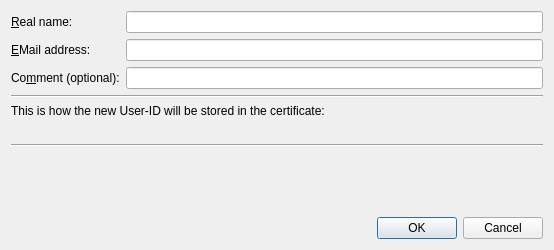
<ui version="4.0" >
 <class>AddUserIDDialog</class>
 <widget class="QDialog" name="AddUserIDDialog" >
  <property name="geometry" >
   <rect>
    <x>0</x>
    <y>0</y>
    <width>554</width>
    <height>250</height>
   </rect>
  </property>
  <property name="windowTitle" >
   <string>Add New User-ID</string>
  </property>
  <layout class="QGridLayout" >
   <item row="0" column="0" >
    <widget class="QLabel" name="label" >
     <property name="text" >
      <string>&amp;Real name:</string>
     </property>
     <property name="buddy" >
      <cstring>nameLE</cstring>
     </property>
    </widget>
   </item>
   <item row="0" column="1" >
    <widget class="QLineEdit" name="nameLE" />
   </item>
   <item row="1" column="0" >
    <widget class="QLabel" name="label_2" >
     <property name="text" >
      <string>&amp;EMail address:</string>
     </property>
     <property name="buddy" >
      <cstring>emailLE</cstring>
     </property>
    </widget>
   </item>
   <item row="1" column="1" >
    <widget class="QLineEdit" name="emailLE" />
   </item>
   <item row="2" column="0" >
    <widget class="QLabel" name="label_3" >
     <property name="text" >
      <string>Co&amp;mment (optional):</string>
     </property>
     <property name="buddy" >
      <cstring>commentLE</cstring>
     </property>
    </widget>
   </item>
   <item row="2" column="1" >
    <widget class="QLineEdit" name="commentLE" />
   </item>
   <item row="3" column="0" colspan="2" >
    <widget class="Line" name="line" >
     <property name="orientation" >
      <enum>Qt::Horizontal</enum>
     </property>
    </widget>
   </item>
   <item row="4" column="0" colspan="2" >
    <widget class="QLabel" name="label_4" >
     <property name="text" >
      <string>This is how the new User-ID will be stored in the certificate:</string>
     </property>
    </widget>
   </item>
   <item row="9" column="0" colspan="2" >
    <spacer>
     <property name="orientation" >
      <enum>Qt::Vertical</enum>
     </property>
     <property name="sizeHint" stdset="0" >
      <size>
       <width>20</width>
       <height>40</height>
      </size>
     </property>
    </spacer>
   </item>
   <item row="12" column="0" colspan="2" >
    <layout class="QHBoxLayout" name="horizontalLayout" >
     <item>
      <widget class="QLabel" name="errorLB" >
       <property name="sizePolicy" >
        <sizepolicy vsizetype="Preferred" hsizetype="MinimumExpanding" >
         <horstretch>0</horstretch>
         <verstretch>0</verstretch>
        </sizepolicy>
       </property>
       <property name="palette" >
        <palette>
         <active>
          <colorrole role="WindowText" >
           <brush brushstyle="SolidPattern" >
            <color alpha="255" >
             <red>255</red>
             <green>0</green>
             <blue>0</blue>
            </color>
           </brush>
          </colorrole>
         </active>
         <inactive>
          <colorrole role="WindowText" >
           <brush brushstyle="SolidPattern" >
            <color alpha="255" >
             <red>255</red>
             <green>0</green>
             <blue>0</blue>
            </color>
           </brush>
          </colorrole>
         </inactive>
         <disabled>
          <colorrole role="WindowText" >
           <brush brushstyle="SolidPattern" >
            <color alpha="255" >
             <red>114</red>
             <green>114</green>
             <blue>114</blue>
            </color>
           </brush>
          </colorrole>
         </disabled>
        </palette>
       </property>
      </widget>
     </item>
     <item>
      <widget class="QDialogButtonBox" name="buttonBox" >
       <property name="sizePolicy" >
        <sizepolicy vsizetype="Fixed" hsizetype="Fixed" >
         <horstretch>0</horstretch>
         <verstretch>0</verstretch>
        </sizepolicy>
       </property>
       <property name="orientation" >
        <enum>Qt::Horizontal</enum>
       </property>
       <property name="standardButtons" >
        <set>QDialogButtonBox::Cancel|QDialogButtonBox::Ok</set>
       </property>
      </widget>
     </item>
    </layout>
   </item>
   <item row="6" column="0" colspan="2" >
    <widget class="QLabel" name="resultLB" >
     <property name="minimumSize" >
      <size>
       <width>300</width>
       <height>0</height>
      </size>
     </property>
     <property name="font" >
      <font>
       <weight>75</weight>
       <bold>true</bold>
      </font>
     </property>
     <property name="textFormat" >
      <enum>Qt::PlainText</enum>
     </property>
     <property name="alignment" >
      <set>Qt::AlignCenter</set>
     </property>
    </widget>
   </item>
   <item row="7" column="0" colspan="2" >
    <widget class="Line" name="line_2" >
     <property name="orientation" >
      <enum>Qt::Horizontal</enum>
     </property>
    </widget>
   </item>
  </layout>
 </widget>
 <resources/>
 <connections>
  <connection>
   <sender>buttonBox</sender>
   <signal>accepted()</signal>
   <receiver>AddUserIDDialog</receiver>
   <slot>accept()</slot>
   <hints>
    <hint type="sourcelabel" >
     <x>236</x>
     <y>203</y>
    </hint>
    <hint type="destinationlabel" >
     <x>157</x>
     <y>212</y>
    </hint>
   </hints>
  </connection>
  <connection>
   <sender>buttonBox</sender>
   <signal>rejected()</signal>
   <receiver>AddUserIDDialog</receiver>
   <slot>reject()</slot>
   <hints>
    <hint type="sourcelabel" >
     <x>325</x>
     <y>203</y>
    </hint>
    <hint type="destinationlabel" >
     <x>286</x>
     <y>212</y>
    </hint>
   </hints>
  </connection>
  <connection>
   <sender>nameLE</sender>
   <signal>textChanged(QString)</signal>
   <receiver>AddUserIDDialog</receiver>
   <slot>slotUserIDChanged()</slot>
   <hints>
    <hint type="sourcelabel" >
     <x>414</x>
     <y>16</y>
    </hint>
    <hint type="destinationlabel" >
     <x>448</x>
     <y>18</y>
    </hint>
   </hints>
  </connection>
  <connection>
   <sender>emailLE</sender>
   <signal>textChanged(QString)</signal>
   <receiver>AddUserIDDialog</receiver>
   <slot>slotUserIDChanged()</slot>
   <hints>
    <hint type="sourcelabel" >
     <x>412</x>
     <y>54</y>
    </hint>
    <hint type="destinationlabel" >
     <x>450</x>
     <y>58</y>
    </hint>
   </hints>
  </connection>
  <connection>
   <sender>commentLE</sender>
   <signal>textChanged(QString)</signal>
   <receiver>AddUserIDDialog</receiver>
   <slot>slotUserIDChanged()</slot>
   <hints>
    <hint type="sourcelabel" >
     <x>402</x>
     <y>96</y>
    </hint>
    <hint type="destinationlabel" >
     <x>446</x>
     <y>96</y>
    </hint>
   </hints>
  </connection>
 </connections>
 <slots>
  <slot>slotUserIDChanged()</slot>
 </slots>
</ui>
